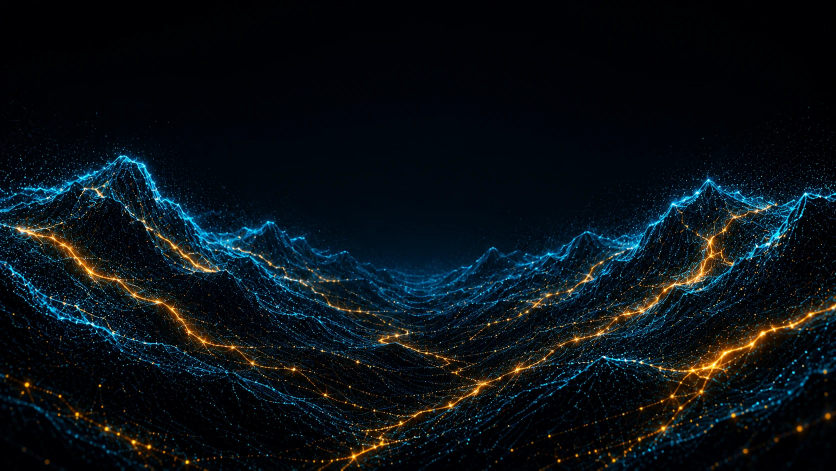
#> input picture docs/recon/assets/backdrop-v1.webp, 1672 x 941 px, found by its file name (shown at 1/2 size)
$ python p13-backdrop.py ../docs/recon/assets/backdrop-v1.webp
#> lines starting #> are read from the running program, lines starting #| are printed output that depends on the picture
#!/usr/bin/env python3
"""p13-backdrop.py — P13 langkah 3: LATAR (backdrop) milik kita, digambar dari aturan.

Plate latar APEX (`backdrop-v1.webp`, 1672×941) adalah salinan verbatim aset produksi — satu-satunya
berkas yang masih berstatus SALINAN di `audit-provenance`. Di sini latar itu dinyatakan ulang sebagai
**medan puncak berlapis + partikel + glow**, semuanya dari aturan dan biji acak tetap; tidak ada piksel
plate asli yang dipakai.

Aturan (bukan salinan):
  1) langit  : gradasi vertikal gelap + pendar horizon (elips lembut di tengah)
  2) 5 lapis punggung: y(x) = dasar(lapis) − kedalaman-lembah·(|x−cx|/(W/2))^1,6 − amp·fbm(x)
     → bentuk lembah V yang sama seperti acuan (puncak tinggi di tepi, dangkal di tengah)
  3) tiap lapis digambar sebagai polyline bergaussian + partikel di sepanjang garis (biji tetap)
  4) aliran (filamen) turun dari titik punggung ke bawah, makin redup
  5) warna: dingin (biru) sebagai dasar; hangat (jingga) di berkas yang ditentukan medan aturan
  6) glow = blur lapisan garis, ditambah bintang redup di langit
  7) kalibrasi satu skalar: rata-rata luma disamakan dengan acuan (rasio ≈ 1,0)

Ukur paritas struktur vs acuan (bukan "kelihatan mirip"):
  profil baris 32 pita · profil kolom 64 pita · profil garis-puncak tiap kolom ·
  rata-rata RGB (rasio) · korelasi & rasio luma total.

Pakai: python3 tools/p13-backdrop.py [--banding] [--tulis]
"""
import json
import os
import sys

import numpy as np
from PIL import Image, ImageFilter
from scipy import ndimage as ndi

ROOT = '/home/user'
OUT = f'{ROOT}/Kerja-Arena/verification/p13'
ACI = f'{ROOT}/Kerja-Arena/verification/p13/asli/backdrop-v1.webp'   # acuan: plate ASLI (backup)
DST = f'{ROOT}/apex-humanoid-rebuild/public/humanoid/backdrop-v1.webp'
BARU = f'{OUT}/baru/backdrop-v1.webp'
TULIS = '--tulis' in sys.argv
BANDING = '--banding' in sys.argv
os.makedirs(f'{OUT}/baru', exist_ok=True)
BIJI = 137          # biji tetap → hasil bisa diulang persis


def fbm1(x, rng, oktaf=4, dasar=6):
    """derau 1D halus (jumlah sinus fase acak) — deterministik dari `rng`."""
    out = np.zeros_like(x)
    amp, tot = 1.0, 0.0
    for o in range(oktaf):
        f = dasar * (2 ** o)
        ph = rng.uniform(0, 2 * np.pi)
        out += amp * np.sin(x * f + ph)
        tot += amp
        amp *= 0.55
    return out / tot


def splat(buf, xs, ys, w, col):
    """col: warna (3,) untuk semua titik, atau array (3,n) per titik."""
    H, W = buf.shape[:2]
    col = np.asarray(col, np.float32)
    ok = (xs >= 1) & (xs < W - 2) & (ys >= 1) & (ys < H - 2)
    xs, ys, w = xs[ok], ys[ok], w[ok]
    if col.ndim == 2:
        col = col[:, ok]
    x0 = np.floor(xs).astype(int)
    y0 = np.floor(ys).astype(int)
    fx, fy = xs - x0, ys - y0
    for dy in (0, 1):
        for dx in (0, 1):
            ww = w * (fx if dx else 1 - fx) * (fy if dy else 1 - fy)
            for k in range(3):
                buf[y0 + dy, x0 + dx, k] += ww * (col[k] if col.ndim == 2 else col[k])


def gambar(H, W, skala=1.0, partikel=1.0):
    rng = np.random.default_rng(BIJI)
    yy, xx = np.mgrid[0:H, 0:W].astype(np.float32)
    v = yy / H
    out = np.zeros((H, W, 3), np.float32)

    # ---- 1) langit: gelap di atas, sedikit lebih terang di horizon + pendar tengah
    langit = np.array([0.7, 1.5, 3.2], np.float32)[None, None, :] * (1 - v[..., None]) \
        + np.array([2.6, 5.0, 7.6], np.float32)[None, None, :] * v[..., None] ** 1.6
    pendar = np.exp(-(((xx - W * 0.5) / (W * 0.42)) ** 2 + ((yy - H * 0.44) / (H * 0.22)) ** 2))
    out += langit + pendar[..., None] * np.array([1.4, 3.0, 4.6], np.float32)

    # ---- bintang redup
    n_b = 900
    bx = rng.uniform(0, W, n_b).astype(np.float32)
    by = rng.uniform(0, H * 0.55, n_b).astype(np.float32)
    bw = rng.uniform(0.25, 1.0, n_b).astype(np.float32) ** 3
    splat(out, bx, by, bw, np.array([26.0, 40.0, 52.0], np.float32))

    garis = np.zeros((H, W, 3), np.float32)
    xs = np.arange(W, dtype=np.float32)
    u = (xs - W * 0.5) / (W * 0.5)
    # lembah V dengan kedalaman berbeda kiri/kanan (acuan pun asimetris: kiri lebih dalam)
    lembah = np.abs(u) ** 1.6 * (0.86 + 0.22 * np.sin(xs / 520.0 + 0.7))
    lembah = np.clip(lembah / max(1e-6, lembah.max()), 0, 1.15)

    # ---- 2) lima lapis punggung: rentetan puncak sempit + garis tipis + partikel pengisi lereng
    LAPIS = [
        # (dasar_y, tinggi_maks, terang, jingga, n_puncak, lebar, kerapatan, sebar)
        (0.585, 0.380, 90.0, 0.55, 34, 0.090, 620, 2.0),
        (0.675, 0.330, 150.0, 0.45, 32, 0.085, 680, 2.3),
        (0.755, 0.290, 125.0, 0.38, 30, 0.080, 640, 2.6),
        (0.840, 0.225, 95.0, 0.50, 28, 0.075, 580, 3.0),
        (0.910, 0.175, 65.0, 0.60, 26, 0.070, 500, 3.4),
    ]
    dingin = np.array([0.16, 0.60, 1.00], np.float32)
    hangat = np.array([1.00, 0.52, 0.10], np.float32)
    puncak_tercatat = []
    for k, (dy, tinggi, terang, jg, npk, lebar, dens, sebar) in enumerate(LAPIS):
        rp = np.random.default_rng(BIJI + 10 * k)
        # posisi puncak: makin ke tepi makin rapat & tinggi (bentuk lembah V)
        n = npk
        pos = (rp.beta(1.25, 1.25, n) - 0.5) * 1.20
        tepi = np.clip(np.abs(pos) * 2, 0, 1)
        h = rp.uniform(0.35, 1.0, n) * (0.25 + 1.05 * tepi)
        wd = rp.uniform(0.55, 1.45, n) * lebar
        # retak halus di puncak massif: setiap puncak dipecah 3 sub-puncak sempit
        sub = rp.normal(0, 0.55, (n, 3)) * wd[:, None]
        gunung = np.zeros_like(xs)
        for i in range(n):
            for j in range(3):
                hj = h[i] * (1.0 if j == 1 else rp.uniform(0.55, 0.9))
                du = u - (pos[i] + sub[i, j])
                skala_sisi = np.where(du < 0, 1.0, 1.45)   # lereng kiri lebih tajam
                g_ = hj * np.exp(-(du / (wd[i] * (0.62 if j else 1.0) * skala_sisi)) ** 2)
                gunung = np.maximum(gunung, g_)            # sambung punggung, jangan menumpuk tinggi
        gunung = np.clip(gunung / max(1e-6, np.percentile(gunung, 99.5)), 0, 1.15)
        rd = np.random.default_rng(BIJI + 10 * k + 1)
        # gerigi: fbm frekuensi tinggi, amplitudo sebanding tinggi lokal (punggung tajam, lembah tenang)
        g1 = fbm1(xs, rd, oktaf=5, dasar=0.055)
        g2 = fbm1(xs, np.random.default_rng(BIJI + 10 * k + 2), oktaf=3, dasar=0.014)
        gerigi = (np.sign(g1) * np.abs(g1) ** 0.6) * 0.75 + g2 * 0.45
        yr = H * (dy - tinggi * gunung ** 0.62) + H * 0.045 * gunung * gerigi + H * 0.006 * g2
        puncak_tercatat.append(yr)
        medan = np.sin(xs / 210.0 + k * 1.7) + 0.6 * np.sin(xs / 77.0 + k * 0.9)
        p_hangat = np.clip((medan - (0.30 - jg)) * 1.7, 0, 1)
        col = dingin[None, :] * (1 - p_hangat[:, None]) + hangat[None, :] * p_hangat[:, None]
        lemb = 0.18 + 0.82 * np.clip(np.abs(u) * 1.35, 0, 1) ** 1.1
        kuat = terang * (0.25 + 0.75 * np.clip(gunung, 0, 1)) * lemb
        cb = col * kuat[:, None]
        # (a) garis punggung tipis
        wb = np.zeros((H, W, 3), np.float32)
        rl = np.random.default_rng(BIJI + 300 + k)
        celah_g = rl.uniform(0, 1, W) < (0.42 + 0.35 * gunung)      # garis terputus di lembah
        jit_g = rl.normal(0, 0.7, W).astype(np.float32)
        for dyk, wk in ((0.0, 1.0), (-0.8, 0.25), (0.8, 0.25)):
            splat(wb, xs[celah_g], yr[celah_g] + dyk + jit_g[celah_g],
                  np.full(celah_g.sum(), 0.50 * wk, np.float32), np.ones((celah_g.sum(),), np.float32))
        for kk in range(3):
            garis[..., kk] += wb[..., 0] * cb[None, :, kk]
        # (b) partikel sepanjang punggung + pengisi lereng
        r3 = np.random.default_rng(BIJI + 500 + k)
        n_p = int(W * dens / 10)
        px = r3.uniform(0, W, n_p).astype(np.float32)
        idx = np.clip(px.astype(int), 0, W - 1)
        gx = gunung[idx]
        celah = 0.45 + 0.55 * np.clip(r3.uniform(0.55, 1.3, n_p), 0, 1)
        keep = r3.uniform(0, 1, n_p) < (0.10 + 0.90 * gx) * celah * (0.10 + 0.90 * np.clip(np.abs((px - W * 0.5) / (W * 0.5)) * 1.3, 0, 1) ** 1.1)
        px, idx = px[keep], idx[keep]
        n2 = len(px)
        if n2:
            py = yr[idx] + r3.normal(0, sebar, n2).astype(np.float32)
            bobot = (r3.uniform(0.05, 1.0, n2) ** 1.6 * 9.5).astype(np.float32)
            splat(garis, px, py, bobot, cb[idx].T)
            # pengisi lereng: dari garis turun ke bawah, makin redup
            n_s = int(n2 * 1.1)
            if n_s:
                sel = r3.integers(0, n2, n_s)
                sisa = np.clip(H * 1.02 - py[sel], 10.0, None)
                depth = (sisa * r3.uniform(0, 1, n_s) ** 1.5).astype(np.float32)
                px2 = px[sel] + r3.normal(0, 1.3, n_s).astype(np.float32)
                py2 = py[sel] + depth
                bt = (np.exp(-depth / (sisa * 0.45)) * r3.uniform(0.04, 1.0, n_s) ** 2.0 * 9.0).astype(np.float32)
                splat(garis, px2, py2, bt, cb[idx[sel]].T)

    # ---- 3) aliran hangat di lembah: polyline turun-menyusur (aturan + biji tetap)
    r5 = np.random.default_rng(BIJI + 777)
    n_al = 190
    x0 = r5.uniform(0, W, n_al).astype(np.float32)
    y0l = r5.uniform(0.34, 0.62, n_al).astype(np.float32) * H
    panjang = r5.uniform(120, 420, n_al).astype(np.float32)
    arah = r5.normal(0, 0.55, n_al).astype(np.float32)
    for i in range(n_al):
        yy2 = np.arange(y0l[i], min(H - 2, y0l[i] + panjang[i]), 1.5).astype(np.float32)
        if len(yy2) < 6:
            continue
        t = (yy2 - y0l[i]) / panjang[i]
        xs2 = x0[i] + arah[i] * (yy2 - y0l[i]) * 0.55 + 6.0 * np.sin((yy2 - y0l[i]) / 27.0 + i) \
            + 2.5 * np.sin((yy2 - y0l[i]) / 9.0 + i * 0.7)
        xs2 = np.clip(xs2, 2, W - 3)
        # makin ke tepi makin terang (lembah tengah paling gelap seperti acuan)
        uu = np.clip(np.abs((xs2 - W * 0.5) / (W * 0.5)), 0, 1)
        kuat = (0.35 + 0.85 * uu) * (1.0 - 0.55 * t)
        bobot = (kuat * 1.5).astype(np.float32)
        warm = 0.80 if r5.uniform(0, 1) < 0.72 else 0.15
        c = dingin * (1 - warm) + hangat * warm
        splat(garis, xs2, ys := yy2, bobot, c[:, None] * np.ones((3, len(yy2)), np.float32))

    # ---- 3b) haze butir di separuh bawah (kepadatan naik ke bawah, dihitung dari aturan)
    r6 = np.random.default_rng(BIJI + 909)
    n_hz = int(W * H * 0.020)
    hx = r6.uniform(0, W, n_hz).astype(np.float32)
    hy = (H * (0.30 + 0.70 * r6.uniform(0, 1, n_hz) ** 0.55)).astype(np.float32)
    prob = (hy / H - 0.28) / 0.72
    keep = r6.uniform(0, 1, n_hz) < np.clip(prob, 0, 1) ** 1.2
    hx, hy = hx[keep], hy[keep]
    uu = np.clip(np.abs((hx - W * 0.5) / (W * 0.5)) * 1.3, 0, 1)
    bw = (r6.uniform(0.02, 1.0, len(hx)) ** 3.0 * 1.1 * (0.15 + 0.85 * uu)).astype(np.float32)
    idxh = np.clip(hx.astype(int), 0, W - 1)
    splat(garis, hx, hy, bw, cb[..., :][idxh].T if False else (dingin[:, None] * (0.55) + hangat[:, None] * 0.45) * np.ones((3, len(hx)), np.float32))

    # ---- 4) kabut bawah: gradasi hangat-dingin tipis di kaki langit
    kabut = np.exp(-((yy - H * 0.86) / (H * 0.10)) ** 2) * (0.35 + 0.65 * np.clip(np.abs(u), 0, 1) ** 2)
    garis += kabut[..., None] * np.array([1.6, 3.2, 5.0], np.float32)

    # tint: partikel putih -> warna lapis lewat penjumlahan glow dingin/hangat
    glow = np.asarray(Image.fromarray(np.clip(garis, 0, 255).astype(np.uint8)).filter(
        ImageFilter.GaussianBlur(2))).astype(np.float32)
    glow2 = np.asarray(Image.fromarray(np.clip(garis, 0, 255).astype(np.uint8)).filter(
        ImageFilter.GaussianBlur(7))).astype(np.float32)
    out = out + garis * 1.15 + glow * 0.30 + glow2 * 0.16
    out[..., 0] *= 0.72          # tint dingin-hangat: kanal biru dominan, merah lebih rendah
    out = np.clip(out, 0, 255) * skala
    return np.clip(out, 0, 255)


def samakan_tonal(img, ref, qs=(50, 70, 85, 93, 97, 99, 99.8)):
    """cocokkan histogram luma kita ke acuan lewat peta monoton pada kuantil (bukan salinan piksel)."""
    L = img.mean(2)
    Lr = ref.mean(2)
    qa = np.percentile(L, qs)
    qb = np.percentile(Lr, qs)
    xa = np.concatenate([[0.0], qa, [255.0]])
    xb = np.concatenate([[0.0], qb, [255.0]])
    xb = np.maximum.accumulate(xb)
    L2 = np.interp(L, xa, xb)
    f = np.where(L > 1e-3, L2 / np.maximum(L, 1e-3), 1.0)
    return np.clip(img * f[..., None], 0, 255)

def metrik(ref, img):
    L1 = ref.mean(2)
    L2 = img.mean(2)
    H, W = L1.shape

    def prof(L, n, axis):
        if axis == 0:
            return np.array([L[i * H // n:(i + 1) * H // n].mean() for i in range(n)])
        return np.array([L[:, i * W // n:(i + 1) * W // n].mean() for i in range(n)])

    pr = np.corrcoef(prof(L1, 32, 0), prof(L2, 32, 0))[0, 1]
    pc = np.corrcoef(prof(L1, 64, 1), prof(L2, 64, 1))[0, 1]
    # profil garis puncak (batas atas cahaya) per kolom
    top1, top2 = [], []
    for x in range(0, W, max(1, W // 64)):
        for L, top in ((L1, top1), (L2, top2)):
            idx = np.where(L[:, x] > 25)[0]
            top.append(int(idx.min()) if len(idx) else H)
    pt = np.corrcoef(top1, top2)[0, 1]
    rasio = float(L2.mean() / max(1e-3, L1.mean()))
    rgb = [round(float(img[..., k].mean() / max(1e-3, ref[..., k].mean())), 3) for k in range(3)]
    return {'korelasi_baris_32': round(float(pr), 3), 'korelasi_kolom_64': round(float(pc), 3),
            'korelasi_garis_puncak': round(float(pt), 3), 'rasio_luma': round(rasio, 3),
            'rasio_rgb': rgb}


ref = np.asarray(Image.open(ACI).convert('RGB')).astype(np.float32)
H, W = ref.shape[:2]
skala = float(ref.mean() / max(1e-3, gambar(H, W, 1.0).mean()))
#> after the loop in splat, `for dy in (0, 1):`:
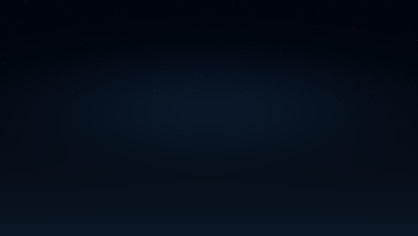
#> buf: shape (941, 1672, 3) float32 (shown at 1/4 size); mean of channels 0, 1, 2 1.7, 3.5, 5.7; drawn with min black and max white
#> after the loop in gambar, `for k, (dy, tinggi, terang, jg, npk, lebar, dens, sebar) in enumerate(..`:
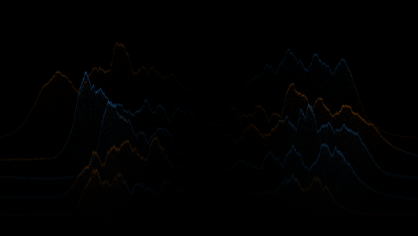
#> garis: shape (941, 1672, 3) float32 (shown at 1/4 size); mean of channels 0, 1, 2 6.1, 6.5, 6.9; drawn with min black and max white
#> in gambar, `hx, hy = hx[keep], hy[keep]`: hx = 19152 values, max 1672 at index 13747, min 0.0394 at index 8383, mean 829.7; hy = 19152 values, max 941 at index 17074, min 291 at index 18691, mean 775.6
#> in gambar, `uu = np.clip(np.abs((hx - W * 0.5) / (W * 0.5)) * 1.3, 0, 1)`: uu = 19152 values, max 1 at index 11, min 1.7e-05 at index 2000, mean 0.617
#> in gambar, `bw = (r6.uniform(0.02, 1.0, len(hx)) ** 3.0 * 1.1 * (0.15 + 0.85 * uu)..`: bw = 19152 values, max 1.1 at index 6177, min 1.51e-06 at index 4906, mean 0.188
#> in gambar, `idxh = np.clip(hx.astype(int), 0, W - 1)`: idxh = 19152 values, max 1671 at index 679, min 0 at index 76, mean 829.2
#> skala = 1.31
img = gambar(H, W, skala)
#> call 2 of gambar, with H = 941, W = 1672, skala = 1.31, partikel = 1
#> in gambar (call 2), `langit = np.array([0.7, 1.5, 3.2], np.float32)[None, None, :] * (1 - v..`:
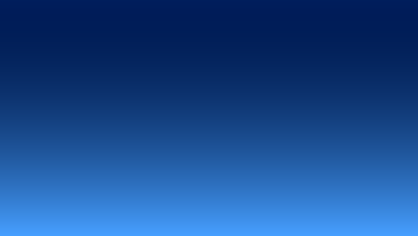
#> langit: shape (941, 1672, 3) float32 (shown at 1/4 size); mean of channels 0, 1, 2 1.35, 2.67, 4.52; drawn with min black and max white
#> in gambar (call 2), `pendar = np.exp(-(((xx - W * 0.5) / (W * 0.42)) ** 2 + ((yy - H * 0.44..`:
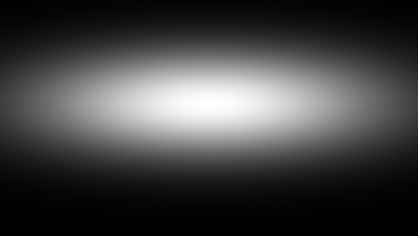
#> pendar: shape (941, 1672) float32 (shown at 1/4 size); min 0.000381, max 1, mean 0.263
#> in gambar (call 2), `out += langit + pendar[..., None] * np.array([1.4, 3.0, 4.6], np.float..`:
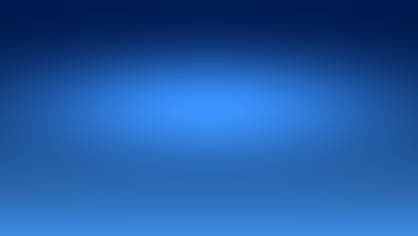
#> out: shape (941, 1672, 3) float32 (shown at 1/4 size); mean of channels 0, 1, 2 1.72, 3.46, 5.72; drawn with min black and max white
#> in gambar (call 2), `bw = rng.uniform(0.25, 1.0, n_b).astype(np.float32) ** 3`: bw = 900 values, max 0.999 at index 785, min 0.0161 at index 265, mean 0.343
#> in gambar (call 2), `dingin = np.array([0.16, 0.60, 1.00], np.float32)`: dingin = [0.16, 0.6, 1]
#> in gambar (call 2), `hangat = np.array([1.00, 0.52, 0.10], np.float32)`: hangat = [1, 0.52, 0.1]
#> the loop in gambar (call 2), `for k, (dy, tinggi, terang, jg, npk, lebar, dens, sebar) in enumerate(..` made 5 passes
#> (n2, n_s) on passes 1 to 5: (28152, 30967), (26389, 29027), (22767, 25043), (22257, 24482), (14640, 16104)
#> after the loop in gambar (call 2), `for k, (dy, tinggi, terang, jg, npk, lebar, dens, sebar) in enumerate(..`: puncak_tercatat = 5 items
#> the loop in gambar (call 2), `for i in range(n_al):` made 190 passes
#> (warm, c) on passes 1 to 3: (0.15, [0.286, 0.588, 0.865]), (0.8, [0.832, 0.536, 0.28]), (0.8, [0.832, 0.536, 0.28])
#> in gambar (call 2), `bw = (r6.uniform(0.02, 1.0, len(hx)) ** 3.0 * 1.1 * (0.15 + 0.85 * uu)..`: bw = 19152 values, max 1.1 at index 6177, min 1.51e-06 at index 4906, mean 0.188
img = samakan_tonal(img, ref)
#> in samakan_tonal, `Lr = ref.mean(2)`:
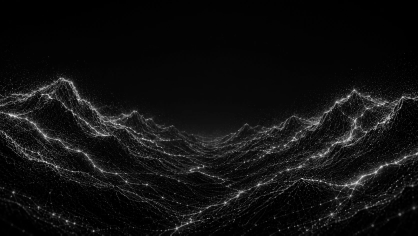
#> Lr: shape (941, 1672) float32 (shown at 1/4 size); min 0, max 255, mean 16.3
#> in samakan_tonal, `qa = np.percentile(L, qs)`: qa = [6.9, 10.41, 19.31, 47.55, 106.3, 185, 212]
#> in samakan_tonal, `qb = np.percentile(Lr, qs)`: qb = [6.33, 12.33, 29, 56.67, 97.33, 151, 204]
#> in samakan_tonal, `xa = np.concatenate([[0.0], qa, [255.0]])`: xa = [0, 6.9, 10.41, 19.31, 47.55, 106.3, 185, 212, 255]
#> in samakan_tonal, `xb = np.concatenate([[0.0], qb, [255.0]])`: xb = [0, 6.33, 12.33, 29, 56.67, 97.33, 151, 204, 255]
#> in samakan_tonal, `f = np.where(L > 1e-3, L2 / np.maximum(L, 1e-3), 1.0)`:
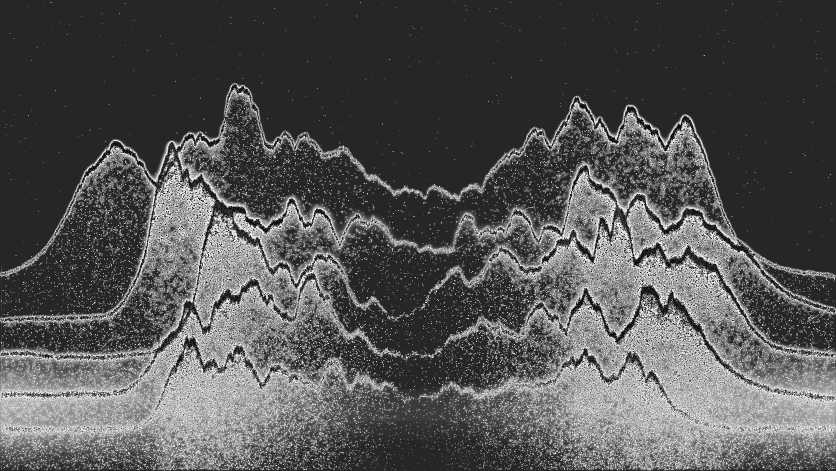
#> f: shape (941, 1672) float64 (shown at 1/2 size); min 0.816, max 1.5, mean 1.04; drawn with min black and max white
img = np.clip(img * (ref.mean() / max(1e-3, img.mean())), 0, 255)
m = metrik(ref, img)
#> in metrik, `pr = np.corrcoef(prof(L1, 32, 0), prof(L2, 32, 0))[0, 1]`: pr = 0.886
#> in metrik, `pc = np.corrcoef(prof(L1, 64, 1), prof(L2, 64, 1))[0, 1]`: pc = 0.433
#> after the loop in metrik, `for x in range(0, W, max(1, W // 64)):`: top = 65 values, max 941 at index 0, min 162 at index 8, mean 348.2
#> in metrik, `pt = np.corrcoef(top1, top2)[0, 1]`: pt = -0.331
#> in metrik, `rasio = float(L2.mean() / max(1e-3, L1.mean()))`: rasio = 1
#> in metrik, `rgb = [round(float(img[..., k].mean() / max(1e-3, ref[..., k].mean()))..`: rgb = [1.1, 1.04, 0.928]
#> m = {'korelasi_baris_32': 0.886, 'korelasi_kolom_64': 0.433, 'korelasi_garis_puncak': -0.331, 'rasio_luma': 1, 'rasio_rgb': [1.1, 1.04, 0.928]}
Image.fromarray(img.astype(np.uint8)).save(BARU, 'WEBP', quality=92, method=4)

if BANDING:
    beda = np.abs(img - ref).mean(2)
    beda = (255 * np.clip(beda / max(1.0, beda.max()), 0, 1) ** 0.5).astype(np.uint8)
    pn = np.concatenate([ref.astype(np.uint8), img.astype(np.uint8), np.dstack([beda] * 3)], 1)
    Image.fromarray(pn).resize((pn.shape[1] // 2, pn.shape[0] // 2)).save(f'{OUT}/banding-backdrop-v1.png')

Lr, Lo = ref.mean(2), img.mean(2)
ton = {'rata_luma': [round(float(Lr.mean()), 2), round(float(Lo.mean()), 2)],
       'p50': [int(np.percentile(Lr, 50)), int(np.percentile(Lo, 50))],
       'p90': [int(np.percentile(Lr, 90)), int(np.percentile(Lo, 90))],
       'p99': [int(np.percentile(Lr, 99)), int(np.percentile(Lo, 99))],
       'fraksi_gt60': [round(float((Lr > 60).mean()), 3), round(float((Lo > 60).mean()), 3)],
       'fraksi_gt120': [round(float((Lr > 120).mean()), 3), round(float((Lo > 120).mean()), 3)],
       'fraksi_hangat': [round(float((((ref[..., 0] - ref[..., 2]) > 18) & (Lr > 30)).mean()), 4),
                         round(float((((img[..., 0] - img[..., 2]) > 18) & (Lo > 30)).mean()), 4)]}
#> ton = {'rata_luma': [16.29, 16.29], 'p50': [6, 6], 'p90': [42, 39], 'p99': [151, 148], 'fraksi_gt60': [0.065, 0.062], 'fraksi_gt120': [0.019, 0.02], 'fraksi_hangat': [0.0373, 0.0428]}
rows = {'berkas': 'backdrop-v1.webp', 'ukuran': [W, H], 'biji': BIJI, 'skala_kalibrasi': round(skala, 3),
        'tonal': ton, **m}
json.dump({'judul': 'P13 langkah 3 — latar (backdrop) milik kita: medan puncak berlapis + partikel + glow',
           'cara': 'langit gradasi + pendar → 5 lapis punggung (y(x) = dasar − kedalaman·|x−cx|^1,6 − amp·fbm) → '
                   'polyline bergaussian + partikel sepanjang punggung → aliran turun → glow 2 skala → '
                   'kalibrasi 1 skalar; biji tetap 137',
           'syarat_tonal': {'rata_luma': '±10 %', 'p50': '±3', 'p90': '±25 %', 'p99': '±40 %',
                            'fraksi>60': '±25 %', 'fraksi>120': '±40 %', 'fraksi_hangat': '±50 %'},
           'catatan_struktur': 'korelasi baris/kolom/garis-puncak hanya INFORMASI: latar kita adalah dunia '
                               'yang disusun dari biji tetap sendiri, jadi posisi puncak tidak (dan tidak boleh) '
                               'disalin dari acuan. Yang disyaratkan adalah paritas TONAL + provenance 0 salinan.',
           'baris': [rows]}, open(f'{OUT}/p13-langkah3.json', 'w'), indent=1, ensure_ascii=False)
print('tonal (acuan→kita):', ton)
#| tonal (acuan→kita): {'rata_luma': [16.29, 16.29], 'p50': [6, 6], 'p90': [42, 39], 'p99': [151, 148], 'fraksi_gt60': [0.065, 0.062], 'fraksi_gt120': [0.019, 0.02], 'fraksi_hangat': [0.0373, 0.0428]}
print(f'struktur (informasi): baris {m["korelasi_baris_32"]} · kolom {m["korelasi_kolom_64"]} · '
      f'garis puncak {m["korelasi_garis_puncak"]} · rasio luma {m["rasio_luma"]}')
#| struktur (informasi): baris 0.886 · kolom 0.433 · garis puncak -0.331 · rasio luma 1.0
print(f'berkas: {BARU}')

if TULIS:
    import shutil
    shutil.copy(BARU, DST)
    print('--tulis: backdrop diganti di public/humanoid APEX')
